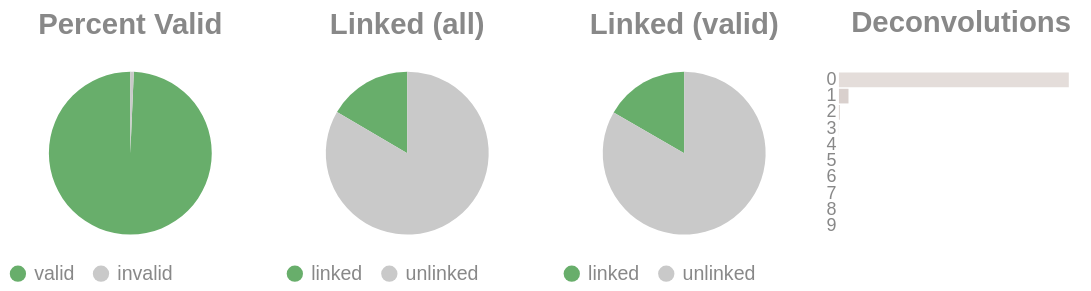

Notebook source saved alongside this figure:
### Code cell
if SKIPLR:
    pass
else:
    clash = Counter()
    for i in valids['molecule'].to_list():
        _mol = i.split("-")
        if len(_mol) == 1:
            clash.update('0')
        else:
            clash.update(_mol[-1])

    _d = {"deconvolutions": [], 'count': []}
    for k,v in clash.items():
        _d['deconvolutions'].append(k)
        _d['count'].append(v)

    tot_valid = valids['reads'].sum()
    mask = valids['reads'] >= 2
    n_linked_reads = valids.filter(mask)['reads'].sum()
    if n_linked_reads == 0:
        print_html("No linked molecules (>=2 reads) were detected; skipping linked-only distributions.")
        SKIPLR = True
    else:
        perc_valid = round(tot_valid / n_reads, 4)
        linked_perc_abs = round(n_linked_reads / n_reads, 4)
        linked_perc = round(n_linked_reads / tot_valid, 4)

    _valid = pl.DataFrame({"valids": ['valid', 'invalid'], "count": [tot_valid, n_reads - tot_valid]})
    _linked_abs = pl.DataFrame({"linked (absolute)": ['linked', 'unlinked'], "count": [n_linked_reads, n_reads - n_linked_reads]})
    _linked_rel = pl.DataFrame({"linked (valids)": ['linked', 'unlinked'], "count": [n_linked_reads, tot_valid - n_linked_reads]})

    (
        alt.hconcat(
            piechart(_valid, goodval = 'valid', title = "Percent Valid"),
            piechart(_linked_abs, goodval = "linked", title =  "Linked (all)"),
            piechart(_linked_rel, goodval = "linked", title =  "Linked (valid)"),
            convolutionbar(pl.DataFrame(_d), title = "Deconvolutions"),
            center = True,
            bounds = 'flush'
        )
        .resolve_scale(color='independent')
        .resolve_legend('independent')
        .properties(usermeta={'embedOptions': {"actions": False}})
    ).display()

### Figure 1 — Vega-Lite specification as saved in the notebook (floating-point values rounded to 4 significant figures)
{"width": "container", "height": 400, "config": {"title": {"anchor": "start", "dy": -15, "fontSize": 18, "color": "#888888", "subtitleColor": "#888888", "subtitleFontSize": 14}, "arc": {"fill": "#0072B2"}, "axis": {"domainColor": "#888888", "domainWidth": 0.5, "gridWidth": 0.2, "grid": false, "titleFontWeight": 400, "titleFontSize": 15, "labelFontSize": 11, "labelColor": "#888888", "tickColor": "#888888", "tickWidth": 0.2, "titleColor": "#888888"}, "axisBand": {"grid": false}, "axisX": {"grid": true, "tickSize": 10, "domainCap": "round"}, "axisY": {"domain": false, "grid": true, "tickSize": 0, "domainCap": "round"}, "background": "transparent", "header": {"labelFontSize": 15, "labelColor": "#888888", "titleFontSize": 15, "titleFontWeight": 600, "titleColor": "#888888"}, "legend": {"labelFont": "sans-serif", "labelFontSize": 12, "labelColor": "#888888", "symbolSize": 100, "symbolType": "circle", "titleFontSize": 12, "titlePadding": 10, "titleColor": "#888888", "title": null}, "range": {"category": ["#E69F00", "#56B4E9", "#009E73", "#F0E442", "#0072B2", "#D55E00", "#CC79A7", "#000000"], "diverging": ["#cfe8f3", "#a2d4ec", "#73bfe2", "#46abdb", "#1696d2", "#12719e"]}, "area": {"fill": "#0072B2", "fillOpacity": 0.7, "line": true, "strokeOpacity": 0.7}, "line": {"color": "#0072B2", "stroke": "#0072B2", "strokeWidth": 2}, "trail": {"color": "#0072B2", "stroke": "#0072B2", "strokeWidth": 0, "size": 1}, "point": {"filled": true, "fillOpacity": 1.0, "size": 95}, "text": {"color": "#888888", "fontSize": 11, "align": "right", "fontWeight": 400, "size": 11}, "bar": {"fill": "#0072B2", "stroke": null}, "view": {"stroke": null, "continuousWidth": 660, "continuousHeight": 400}}, "hconcat": [{"data": {"name": "data-14a625f59ad9f6c30abe11cea41d73f9"}, "mark": {"type": "arc"}, "encoding": {"color": {"field": "valids", "legend": {"orient": "bottom", "title": null}, "scale": {"domain": ["valid", "invalid"], "range": ["#68ae6b", "#C9C9C9"]}, "title": "Valids", "type": "nominal"}, "theta": {"field": "count", "type": "quantitative"}, "tooltip": [{"field": "valids", "title": "Valids", "type": "ordinal"}, {"field": "percent", "format": ".2%", "title": "Percent", "type": "quantitative"}, {"field": "count", "title": "Count", "type": "quantitative"}]}, "height": 100, "title": {"text": "Percent Valid", "align": "center", "anchor": "middle"}, "transform": [{"calculate": "datum.count / 6535323", "as": "percent"}], "width": 150}, {"data": {"name": "data-4bfb10812978222923e6c407a2f73ec4"}, "mark": {"type": "arc"}, "encoding": {"color": {"field": "linked (absolute)", "legend": {"orient": "bottom", "title": null}, "scale": {"domain": ["linked", "unlinked"], "range": ["#68ae6b", "#C9C9C9"]}, "title": "Linked (Absolute)", "type": "nominal"}, "theta": {"field": "count", "type": "quantitative"}, "tooltip": [{"field": "linked (absolute)", "title": "Linked (Absolute)", "type": "ordinal"}, {"field": "percent", "format": ".2%", "title": "Percent", "type": "quantitative"}, {"field": "count", "title": "Count", "type": "quantitative"}]}, "height": 100, "title": {"text": "Linked (all)", "align": "center", "anchor": "middle"}, "transform": [{"calculate": "datum.count / 6535323", "as": "percent"}], "width": 150}, {"data": {"name": "data-b4f375d90760ea56b8fb5cac6537467a"}, "mark": {"type": "arc"}, "encoding": {"color": {"field": "linked (valids)", "legend": {"orient": "bottom", "title": null}, "scale": {"domain": ["linked", "unlinked"], "range": ["#68ae6b", "#C9C9C9"]}, "title": "Linked (Valids)", "type": "nominal"}, "theta": {"field": "count", "type": "quantitative"}, "tooltip": [{"field": "linked (valids)", "title": "Linked (Valids)", "type": "ordinal"}, {"field": "percent", "format": ".2%", "title": "Percent", "type": "quantitative"}, {"field": "count", "title": "Count", "type": "quantitative"}]}, "height": 100, "title": {"text": "Linked (valid)", "align": "center", "anchor": "middle"}, "transform": [{"calculate": "datum.count / 6490536", "as": "percent"}], "width": 150}, {"data": {"name": "data-294e85c18df1c4ffe0eac6299c4df503"}, "mark": {"type": "bar"}, "encoding": {"color": {"field": "deconvolutions", "legend": null, "scale": {"scheme": "lightgreyred"}, "type": "nominal"}, "tooltip": [{"field": "deconvolutions", "title": "Deconvolutions", "type": "ordinal"}, {"field": "percent", "format": ".2%", "title": "Percent", "type": "quantitative"}, {"field": "count", "title": "Count", "type": "quantitative"}], "x": {"axis": null, "field": "count", "type": "quantitative"}, "y": {"field": "deconvolutions", "sort": "ascending", "title": null, "type": "nominal"}}, "height": 100, "title": {"text": "Deconvolutions", "align": "center", "anchor": "middle"}, "transform": [{"calculate": "datum.count / 5899222", "as": "percent"}], "width": 150}], "bounds": "flush", "center": true, "resolve": {"legend": {"angle": "independent"}, "scale": {"color": "independent"}}, "usermeta": {"embedOptions": {"actions": false}}, "$schema": "https://vega.github.io/schema/vega-lite/v6.1.0.json", "datasets": {"data-14a625f59ad9f6c30abe11cea41d73f9": [{"valids": "valid", "count": 6490536}, {"valids": "invalid", "count": 44787}], "data-4bfb10812978222923e6c407a2f73ec4": [{"linked (absolute)": "linked", "count": 1082145}, {"linked (absolute)": "unlinked", "count": 5453178}], "data-b4f375d90760ea56b8fb5cac6537467a": [{"linked (valids)": "linked", "count": 1082145}, {"linked (valids)": "unlinked", "count": 5408391}], "data-294e85c18df1c4ffe0eac6299c4df503": [{"deconvolutions": "0", "count": 5644246}, {"deconvolutions": "1", "count": 234914}, {"deconvolutions": "2", "count": 17853}, {"deconvolutions": "3", "count": 1841}, {"deconvolutions": "4", "count": 258}, {"deconvolutions": "5", "count": 61}, {"deconvolutions": "6", "count": 22}, {"deconvolutions": "7", "count": 13}, {"deconvolutions": "8", "count": 9}, {"deconvolutions": "9", "count": 5}]}}
